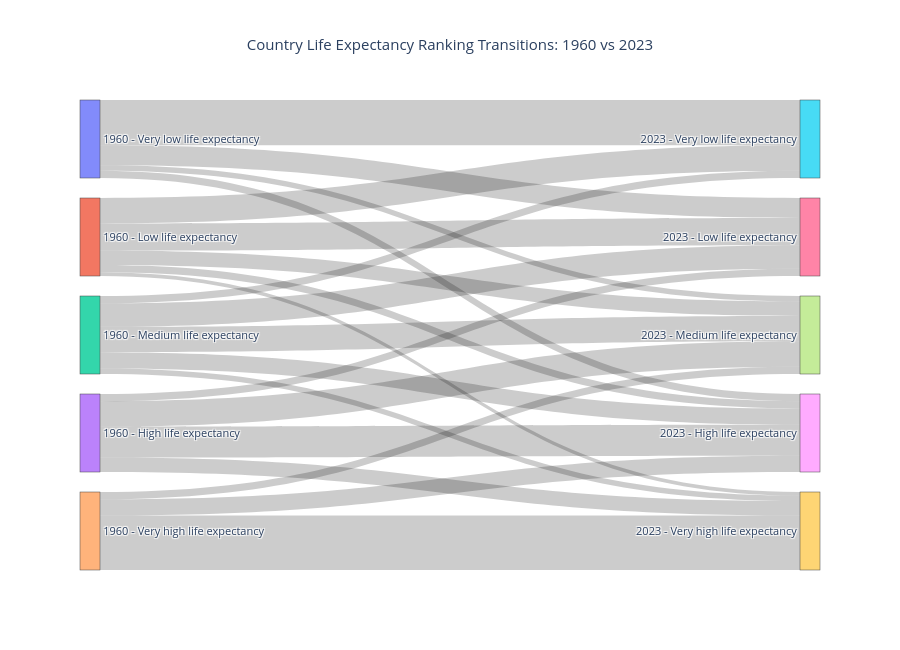

The notebook cell this image was saved under:
### Code cell
import plotly.graph_objects as go

# Create nodes for both years
labels = (
    [f"1960 - {b}" for b in bucket_labels]
    + [f"2023 - {b}" for b in bucket_labels]
)

source = []
target = []
values = []

for i, old_bucket in enumerate(bucket_labels):
    for j, new_bucket in enumerate(bucket_labels):

        count = transition_matrix.loc[old_bucket, new_bucket]

        if count > 0:
            source.append(i)
            target.append(len(bucket_labels) + j)
            values.append(count)

fig = go.Figure(
    data=[
        go.Sankey(
            node=dict(
                pad=20,
                thickness=20,
                label=labels
            ),
            link=dict(
                source=source,
                target=target,
                value=values
            )
        )
    ]
)

fig.update_layout(
    title="Country Life Expectancy Ranking Transitions: 1960 vs 2023",
    title_x=0.5,
    font_size=11,
    height=650
)

fig.show()

### Figure 1 — Plotly figure (JSON) as saved in the notebook; plotly's stock layout.template omitted (floating-point values rounded to 4 significant figures)
{"data": [{"link": {"source": [0, 0, 0, 0, 1, 1, 1, 1, 1, 2, 2, 2, 2, 2, 3, 3, 3, 3, 4, 4, 4], "target": [5, 6, 7, 8, 5, 6, 7, 8, 9, 5, 6, 7, 8, 9, 6, 7, 8, 9, 7, 8, 9], "value": [25, 11, 3, 4, 14, 15, 8, 4, 2, 4, 13, 14, 9, 3, 4, 14, 17, 8, 4, 9, 30]}, "node": {"label": ["1960 - Very low life expectancy", "1960 - Low life expectancy", "1960 - Medium life expectancy", "1960 - High life expectancy", "1960 - Very high life expectancy", "2023 - Very low life expectancy", "2023 - Low life expectancy", "2023 - Medium life expectancy", "2023 - High life expectancy", "2023 - Very high life expectancy"], "pad": 20, "thickness": 20}, "type": "sankey"}], "layout": {"font": {"size": 11}, "height": 650, "title": {"text": "Country Life Expectancy Ranking Transitions: 1960 vs 2023", "x": 0.5}}}
